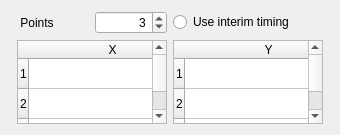
                   <widget class="QWidget" name="LPiecewiseLinear">
                    <property name="geometry">
                     <rect>
                      <x>0</x>
                      <y>0</y>
                      <width>340</width>
                      <height>135</height>
                     </rect>
                    </property>
                    <attribute name="label">
                     <string>Piecewise Linear</string>
                    </attribute>
                    <layout class="QGridLayout" name="gridLayout_85">
                     <item row="0" column="2">
                      <spacer name="verticalSpacer_27">
                       <property name="orientation">
                        <enum>Qt::Vertical</enum>
                       </property>
                       <property name="sizeHint" stdset="0">
                        <size>
                         <width>20</width>
                         <height>40</height>
                        </size>
                       </property>
                      </spacer>
                     </item>
                     <item row="1" column="0">
                      <spacer name="horizontalSpacer_18">
                       <property name="orientation">
                        <enum>Qt::Horizontal</enum>
                       </property>
                       <property name="sizeHint" stdset="0">
                        <size>
                         <width>38</width>
                         <height>20</height>
                        </size>
                       </property>
                      </spacer>
                     </item>
                     <item row="1" column="1" colspan="2">
                      <layout class="QGridLayout" name="gridLayout_48">
                       <property name="sizeConstraint">
                        <enum>QLayout::SetMaximumSize</enum>
                       </property>
                       <item row="0" column="0">
                        <layout class="QHBoxLayout" name="horizontalLayout_4">
                         <item>
                          <layout class="QGridLayout" name="gridLayout_13">
                           <item row="0" column="0">
                            <widget class="QLabel" name="sflPiecePtsLabel">
                             <property name="text">
                              <string> Points</string>
                             </property>
                            </widget>
                           </item>
                           <item row="0" column="1">
                            <widget class="QSpinBox" name="sflPiecePtsSpin">
                             <property name="alignment">
                              <set>Qt::AlignRight|Qt::AlignTrailing|Qt::AlignVCenter</set>
                             </property>
                             <property name="minimum">
                              <number>1</number>
                             </property>
                             <property name="value">
                              <number>3</number>
                             </property>
                            </widget>
                           </item>
                          </layout>
                         </item>
                         <item>
                          <widget class="QRadioButton" name="sflPieceUseInterimRadio">
                           <property name="layoutDirection">
                            <enum>Qt::LeftToRight</enum>
                           </property>
                           <property name="text">
                            <string>Use interim timing  </string>
                           </property>
                          </widget>
                         </item>
                        </layout>
                       </item>
                       <item row="1" column="0">
                        <layout class="QHBoxLayout" name="sflPieceHorizontalLayout">
                         <item>
                          <widget class="QTableWidget" name="sflPieceTableX">
                           <property name="sizePolicy">
                            <sizepolicy hsizetype="Fixed" vsizetype="Expanding">
                             <horstretch>0</horstretch>
                             <verstretch>0</verstretch>
                            </sizepolicy>
                           </property>
                           <property name="minimumSize">
                            <size>
                             <width>0</width>
                             <height>0</height>
                            </size>
                           </property>
                           <property name="maximumSize">
                            <size>
                             <width>150</width>
                             <height>16777215</height>
                            </size>
                           </property>
                           <property name="baseSize">
                            <size>
                             <width>0</width>
                             <height>0</height>
                            </size>
                           </property>
                           <property name="font">
                            <font>
                             <kerning>false</kerning>
                            </font>
                           </property>
                           <property name="focusPolicy">
                            <enum>Qt::WheelFocus</enum>
                           </property>
                           <property name="autoFillBackground">
                            <bool>true</bool>
                           </property>
                           <property name="showDropIndicator" stdset="0">
                            <bool>true</bool>
                           </property>
                           <property name="sortingEnabled">
                            <bool>false</bool>
                           </property>
                           <property name="rowCount">
                            <number>3</number>
                           </property>
                           <property name="columnCount">
                            <number>1</number>
                           </property>
                           <attribute name="horizontalHeaderCascadingSectionResizes">
                            <bool>true</bool>
                           </attribute>
                           <attribute name="horizontalHeaderDefaultSectionSize">
                            <number>167</number>
                           </attribute>
                           <attribute name="horizontalHeaderStretchLastSection">
                            <bool>true</bool>
                           </attribute>
                           <attribute name="verticalHeaderCascadingSectionResizes">
                            <bool>true</bool>
                           </attribute>
                           <attribute name="verticalHeaderStretchLastSection">
                            <bool>false</bool>
                           </attribute>
                           <row/>
                           <row/>
                           <row/>
                           <column>
                            <property name="text">
                             <string>X</string>
                            </property>
                           </column>
                           <item row="0" column="0">
                            <property name="text">
                             <string/>
                            </property>
                            <property name="textAlignment">
                             <set>AlignRight|AlignVCenter</set>
                            </property>
                           </item>
                           <item row="1" column="0">
                            <property name="text">
                             <string/>
                            </property>
                            <property name="textAlignment">
                             <set>AlignRight|AlignVCenter</set>
                            </property>
                           </item>
                           <item row="2" column="0">
                            <property name="text">
                             <string/>
                            </property>
                            <property name="textAlignment">
                             <set>AlignRight|AlignVCenter</set>
                            </property>
                           </item>
                          </widget>
                         </item>
                         <item>
                          <widget class="QTableWidget" name="sflPieceTableY">
                           <property name="sizePolicy">
                            <sizepolicy hsizetype="Fixed" vsizetype="Expanding">
                             <horstretch>0</horstretch>
                             <verstretch>0</verstretch>
                            </sizepolicy>
                           </property>
                           <property name="minimumSize">
                            <size>
                             <width>0</width>
                             <height>0</height>
                            </size>
                           </property>
                           <property name="maximumSize">
                            <size>
                             <width>150</width>
                             <height>16777215</height>
                            </size>
                           </property>
                           <property name="baseSize">
                            <size>
                             <width>0</width>
                             <height>0</height>
                            </size>
                           </property>
                           <property name="font">
                            <font>
                             <kerning>false</kerning>
                            </font>
                           </property>
                           <property name="autoFillBackground">
                            <bool>true</bool>
                           </property>
                           <property name="showDropIndicator" stdset="0">
                            <bool>true</bool>
                           </property>
                           <property name="sortingEnabled">
                            <bool>false</bool>
                           </property>
                           <property name="rowCount">
                            <number>3</number>
                           </property>
                           <property name="columnCount">
                            <number>1</number>
                           </property>
                           <attribute name="horizontalHeaderCascadingSectionResizes">
                            <bool>true</bool>
                           </attribute>
                           <attribute name="horizontalHeaderDefaultSectionSize">
                            <number>167</number>
                           </attribute>
                           <attribute name="horizontalHeaderShowSortIndicator" stdset="0">
                            <bool>false</bool>
                           </attribute>
                           <attribute name="horizontalHeaderStretchLastSection">
                            <bool>true</bool>
                           </attribute>
                           <attribute name="verticalHeaderCascadingSectionResizes">
                            <bool>true</bool>
                           </attribute>
                           <attribute name="verticalHeaderShowSortIndicator" stdset="0">
                            <bool>false</bool>
                           </attribute>
                           <attribute name="verticalHeaderStretchLastSection">
                            <bool>false</bool>
                           </attribute>
                           <row/>
                           <row/>
                           <row/>
                           <column>
                            <property name="text">
                             <string>Y</string>
                            </property>
                           </column>
                           <item row="0" column="0">
                            <property name="text">
                             <string/>
                            </property>
                            <property name="textAlignment">
                             <set>AlignRight|AlignVCenter</set>
                            </property>
                           </item>
                           <item row="1" column="0">
                            <property name="text">
                             <string/>
                            </property>
                            <property name="textAlignment">
                             <set>AlignRight|AlignVCenter</set>
                            </property>
                           </item>
                           <item row="2" column="0">
                            <property name="text">
                             <string/>
                            </property>
                            <property name="textAlignment">
                             <set>AlignRight|AlignVCenter</set>
                            </property>
                           </item>
                          </widget>
                         </item>
                        </layout>
                       </item>
                      </layout>
                     </item>
                     <item row="1" column="3">
                      <spacer name="horizontalSpacer_19">
                       <property name="orientation">
                        <enum>Qt::Horizontal</enum>
                       </property>
                       <property name="sizeHint" stdset="0">
                        <size>
                         <width>38</width>
                         <height>20</height>
                        </size>
                       </property>
                      </spacer>
                     </item>
                     <item row="2" column="1">
                      <spacer name="verticalSpacer_26">
                       <property name="orientation">
                        <enum>Qt::Vertical</enum>
                       </property>
                       <property name="sizeHint" stdset="0">
                        <size>
                         <width>20</width>
                         <height>40</height>
                        </size>
                       </property>
                      </spacer>
                     </item>
                    </layout>
                   </widget>
